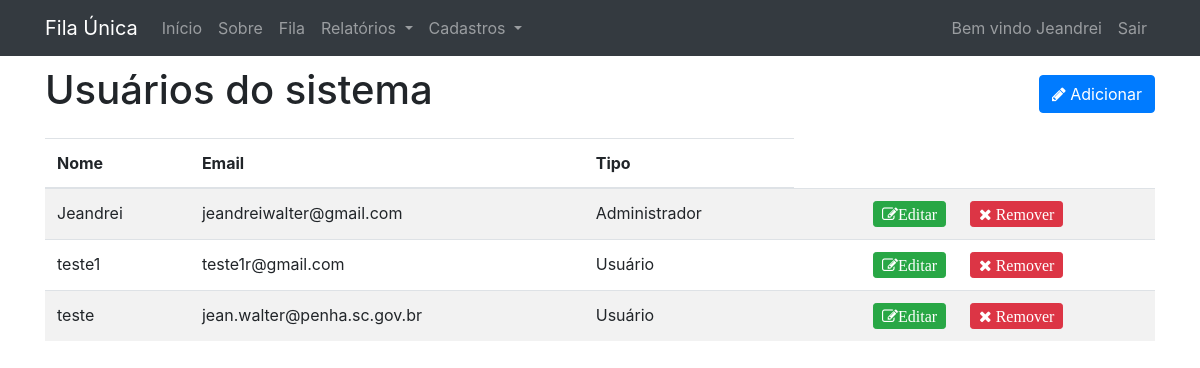
The app's page /users (signed in) with its own data.
### tables this page shows
CREATE TABLE `users` (
  `id` int(11) NOT NULL,
  `name` varchar(255) NOT NULL,
  `email` varchar(255) NOT NULL,
  `password` varchar(255) NOT NULL,
  `type` char(5) DEFAULT 'user',
  `created_at` datetime NOT NULL DEFAULT CURRENT_TIMESTAMP
);

### app/libraries/Core.php (called while the page is built, shortened)
<?php
 Class Core {
     protected $currentMethod = 'index';
     public function __construct(){
         $url = $this->getUrl();
         if(file_exists('../app/controllers/' . ucwords($url[0]). '.php')){
            unset($url[0]);
         }
         $this->currentController = new $this->currentController;
         $this->params = $url ? array_values($url) :[];
         call_user_func_array([$this->currentController, $this->currentMethod], $this->params);
     }
     public function getUrl(){
        if(isset($_GET['url'])){
          $url = rtrim($_GET['url'], '/');
          $url = filter_var($url, FILTER_SANITIZE_URL);
          $url = explode('/', $url);
          return $url;
        }
     }
 }

### public/index.php (called while the page is built, shortened)
<?php
     $init = new Core;

### app/libraries/Database.php (called while the page is built, shortened)
<?php
 class Database {
    protected $user = DB_USER;
    protected $pass = DB_PASS;
    protected $dbh;
    protected $stmt;
    public function __construct() {
        $options = array(
            PDO::ATTR_PERSISTENT => true,
            PDO::ATTR_ERRMODE => PDO::ERRMODE_EXCEPTION
        );
        try{
            $this->dbh = new PDO($this->$dsn, $this->user, $this->pass, $options);
            $this->dbh->exec('SET NAMES "utf8"');
        } catch(PDOException $e){
            $this->error = $e->getMessage();
            echo $this->error;
        }
    }
    public function query($sql) {
        $this->stmt = $this->dbh->prepare($sql);
    }
    public function execute(){
        return $this->stmt->execute();
    }
    public function resultSet(){
        $this->execute();
        return $this->stmt->fetchAll(PDO::FETCH_OBJ);
    }
}

### app/models/User.php (called while the page is built, shortened)
<?php
    class User {
        private $db;
        public function __construct(){
            $this->db = new Database;
        }
        public function getUsers(){
            $this->db->query('SELECT * FROM users');
            return $this->db->resultSet();
        }
    }
?>

### app/views/users/userslist.php (the view, shortened to what this page needs)
<?php require APPROOT . '/views/inc/header.php'; ?>
 <div class="row align-items-center mb-3">
    <div class="col-md-6">
        <h1>Usuários do sistema</h1>
    </div>
    <div class="col-md-6">
        <a href="<?php echo URLROOT; ?>/users/new" class="btn btn-primary pull-right">
            <i class="fa fa-pencil"></i> Adicionar
        </a>
    </div>
 </div>
<table class="table table-striped">
    <thead>
        <tr>
        <th scope="col">Nome</th>
        <th scope="col">Email</th>
        <th scope="col">Tipo</th>
        </tr>
    </thead>
    <tbody>
        <?php foreach($data as $user) : ?>
            <tr>
                <td><?php echo $user->name;?></td>
                <td><?php echo $user->email;?></td>
                <td><?php  echo (($user->type == "admin")) ? 'Administrador' : 'Usuário';?></td>
                <td><a href="<?php echo URLROOT; ?>/users/edit/<?php echo $user->id; ?>" class="fa fa-edit btn btn-success pull-right btn-sm">Editar</a></td>
                <td><a
                        href="<?php echo URLROOT; ?>/users/delete/<?php echo $user->id;?>"
                        class="fa fa-remove btn btn-danger pull-left btn-sm"
                        onclick="if(question('Tem certeza que deseja remover o registro?') == true)
                                {
                                    document.forms[0].submit();
                                }
                                else
                                {
                                    return false;
                                }"
                    >
                        Remover
                    </a></td>
            </tr>
        <?php endforeach; ?>
    </tbody>
</table>
<?php require APPROOT . '/views/inc/footer.php'; ?>

### records on screen
users: name "Jeandrei", email "jeandreiwalter@gmail.com", type "Administrador"
users: name "teste1", email "teste1r@gmail.com", type "Usuário"
users: name "teste", email "jean.walter@penha.sc.gov.br", type "Usuário"

### other values on screen
SITENAME "Fila Única"
$_SESSION[DB_NAME . '_user_name'] "Jeandrei"
